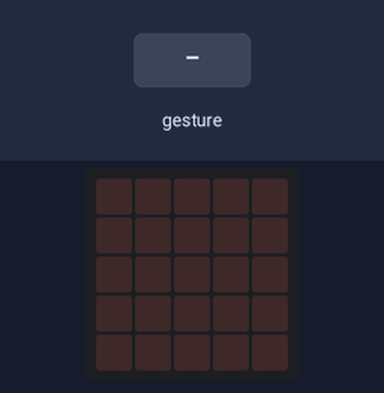
A program run on a simulated BBC micro:bit (MakeCode). Shown: the board's 5×5 LED display. The inputs (shaded band) are chosen by the test bench. A tilt is held for 1.5 s and a shake lasts 1 s, then the board lies face up again.

Above: at 1.2 s.
1.3 s: gesture 'tilt left'
At 2.1 s:
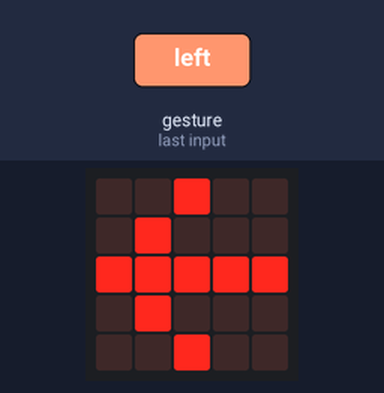
2.9 s: gesture 'tilt right'
At 4.0 s:
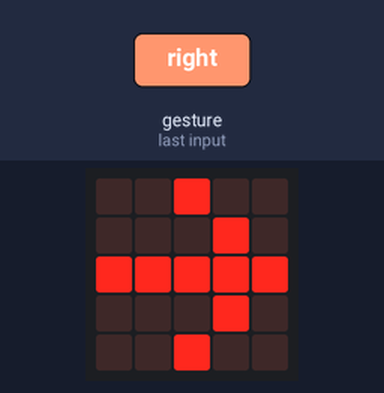
4.7 s: gesture 'logo up'
At 5.7 s:
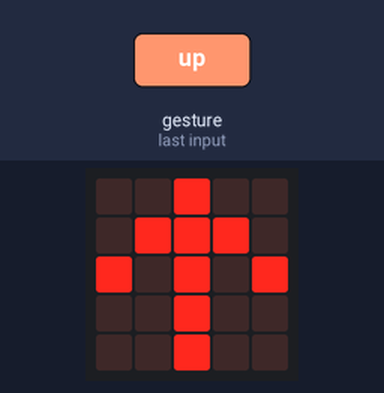
6.3 s: gesture 'logo down'
At 7.5 s:
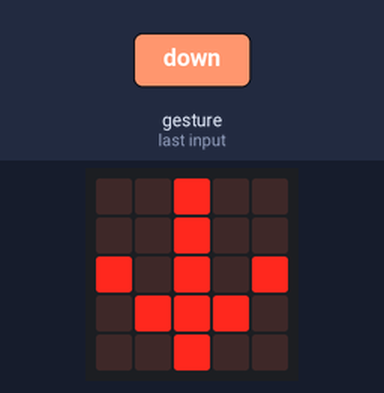
Timing chart, 0 to 9.1 s (numbered marks = the images above; inputs shaded):
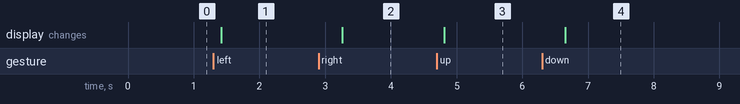

Measured:
- after the input at 1.3 s, the display: changes after 0.12 s (image 1)
- after the input at 2.9 s, the display: changes after 0.36 s (image 2)
- after the input at 4.7 s, the display: changes after 0.11 s (image 3)
- after the input at 6.3 s, the display: changes after 0.35 s (image 4)

The program:

main.ts
```typescript
function biratu_eskuinera () {
    if (input.isGesture(Gesture.TiltRight)) {
        basic.showArrow(ArrowNames.East)
    }
}
function biratu_eskerrera () {
    if (input.isGesture(Gesture.TiltLeft)) {
        basic.showArrow(ArrowNames.West)
    }
}
function biratu_goira () {
    if (input.isGesture(Gesture.LogoUp)) {
        basic.showArrow(ArrowNames.North)
    }
}
function biratu_behera () {
    if (input.isGesture(Gesture.LogoDown)) {
        basic.showArrow(ArrowNames.South)
    }
}
basic.forever(function () {
    biratu_eskerrera()
    biratu_eskuinera()
    biratu_goira()
    biratu_behera()
})
```

test.ts
```typescript
// aquí va el archivo "tests"; esto no se compilará cuando este paquete se utilice como una extensión.
```
